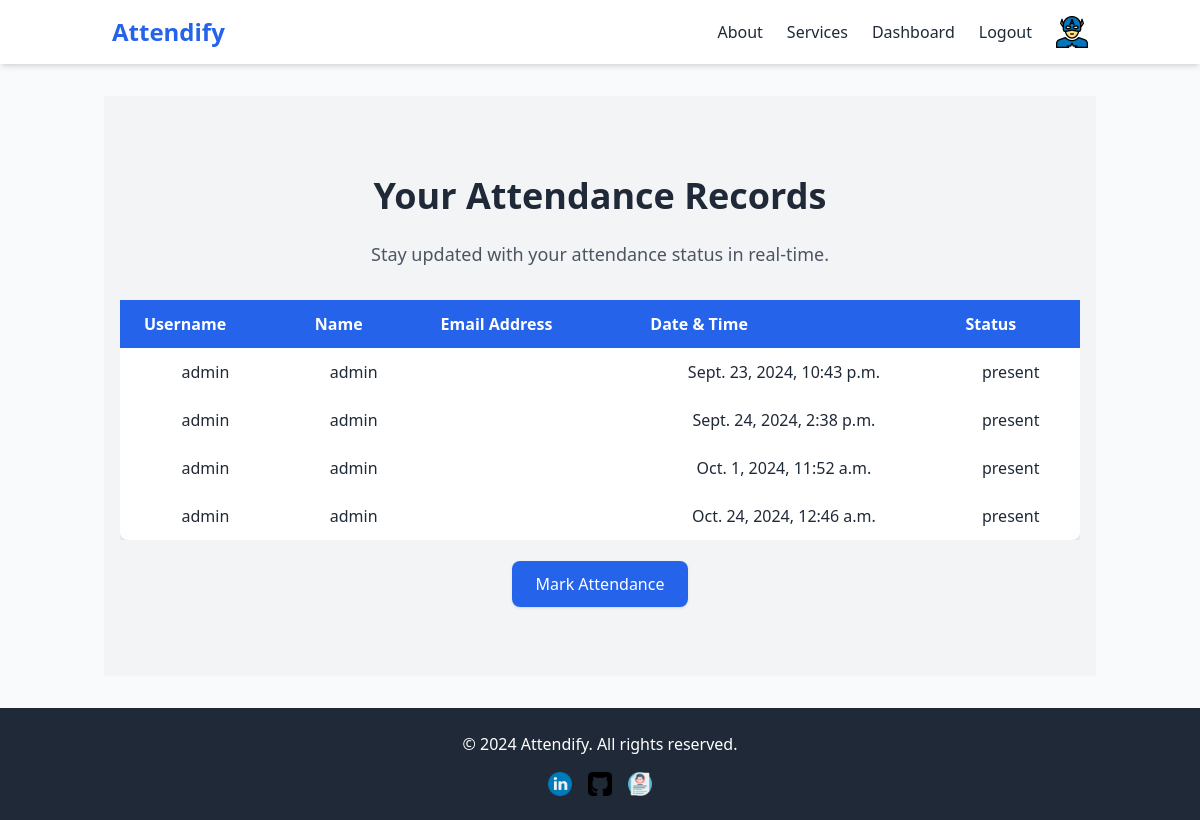
The app's page /check_your_attendance/ (signed in) with its own data.
### attendance/models.py (models this page shows, shortened)
class Attendance(models.Model):
    user = models.ForeignKey(User, on_delete=models.CASCADE)  # Link to the user
    timestamp = models.DateTimeField(auto_now_add=True)  # Automatically records the time of attendance
    status = models.CharField(max_length=20, choices= [('Absent', 'Absent'), ('Present', 'Present')], default='Absent')

### attendance/views.py (the view)
# urls.py: path("check_your_attendance/", views.check_your_attendance, name="check_your_attendance"),
def check_your_attendance(request):
    if request.user.is_authenticated:
        attendance_records = Attendance.objects.filter(user=request.user)
        return render(request, 'attendance/check_your_attendance.html', {'attendance_records': attendance_records})
    else:
        return redirect('login')

### templates/attendance/check_your_attendance.html (shortened to what this page needs)
{% extends 'base.html' %}
{% block content %}
<section class="attendance-section py-20 px-4 text-center bg-gray-100">
    <h1 class="text-4xl font-bold text-gray-800 mb-6 animate__animated animate__fadeInDown">Your Attendance Records</h1>
    <p class="text-lg text-gray-600 mb-8 animate__animated animate__fadeIn">Stay updated with your attendance status in real-time.</p>
    <div class="overflow-x-auto">
        <table class="min-w-full bg-white shadow-lg rounded-lg">
            <thead>
                <tr class="bg-blue-600 text-white">
                    <th class="py-3 px-6 text-left">Username</th>
                    <th class="py-3 px-6 text-left">Name</th>
                    <th class="py-3 px-6 text-left">Email Address</th>
                    <th class="py-3 px-6 text-left">Date & Time</th>
                    <th class="py-3 px-6 text-left">Status</th>
                </tr>
            </thead>
            <tbody>
                {% for record in attendance_records %}
                <tr class="hover:bg-gray-100 transition duration-300">
                    <td class="py-3 px-6">{{ record.user.username }}</td>
                    <td class="py-3 px-6">{{ record.user.first_name }} {{ record.user.last_name }}</td>
                    <td class="py-3 px-6">{{ record.user.email }}</td>
                    <td class="py-3 px-6">{{ record.timestamp }}</td>
                    <td class="py-3 px-6">{{ record.status }}</td>
                </tr>
                {% empty %}
                <tr>
                    <td colspan="3" class="py-3 px-6 text-gray-500">No attendance records found.</td>
                </tr>
                {% endfor %}
            </tbody>
        </table>
    </div>
    <div class="mt-8">
        <a href="{% url 'mark_attendance' %}" class="bg-blue-600 text-white px-6 py-3 rounded-lg shadow hover:bg-blue-700 transition duration-300 animate__animated animate__pulse">Mark Attendance</a>
    </div>
</section>
{% endblock %}

### templates/base.html (style rules this page uses)
body { background-color: #f9fafb; }

### records on screen
Attendance: user.username "admin", user.first_name "admin", timestamp "Sept. 23, 2024, 10:43 p.m.", status "present"
Attendance: user.username "admin", user.first_name "admin", timestamp "Sept. 24, 2024, 2:38 p.m.", status "present"
Attendance: user.username "admin", user.first_name "admin", timestamp "Oct. 1, 2024, 11:52 a.m.", status "present"
Attendance: user.username "admin", user.first_name "admin", timestamp "Oct. 24, 2024, 12:46 a.m.", status "present"
